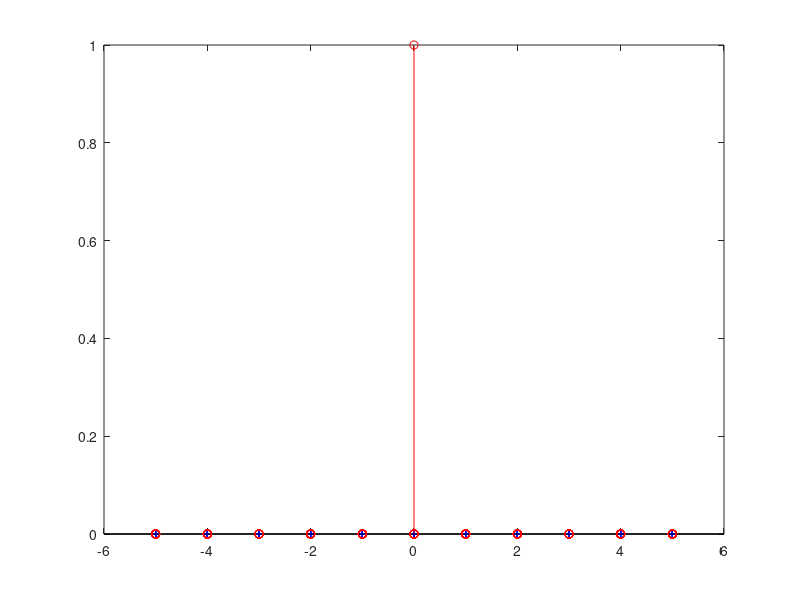
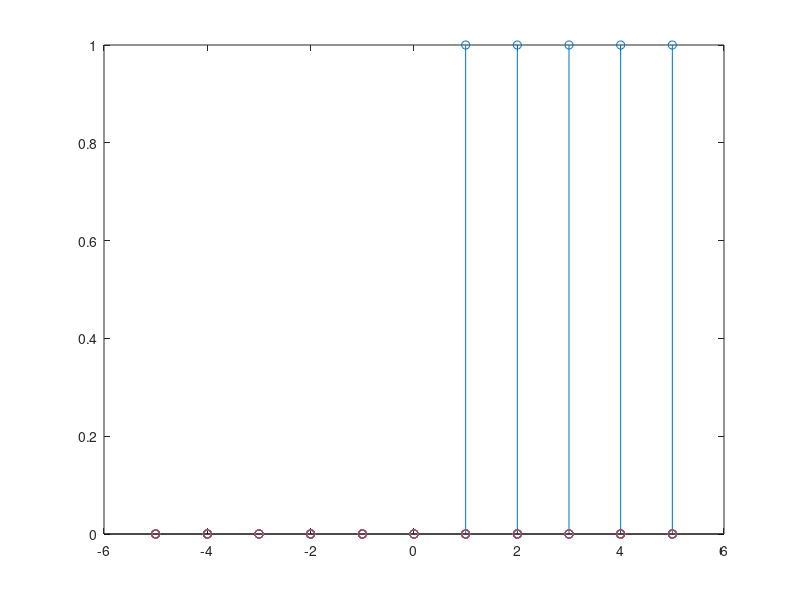

Write MATLAB code to recreate these figures, in order.
%{
TODO:list
note:1. 1.4 on book
item:basic problems:a and b
item:Intermediate problems:c and d

note:2. 1.5 on book
item: ...
    %}

% work1.4
% a)

% y[n] = sin( (pi/2) x[n] )
% signals x_1[n] = \delta[n] and x_2[n] = 2\delta[n]

clear;
clc;
n = -5:5; % define the variable n
x1 = zeros(length(n));
x1((length(n)+1)/2) = 1;
y1 = sin((pi / 2) * x1);

x2 = 2 .* x1;
y2 = sin((pi / 2) * x2);
figure(1);
stem(n, y2, 'b+');
hold on
stem(n, y1, 'ro');
hold off

% b)
clear;
clc;
n = -5:5;
x = zeros(length(n));
for index = n
    if index > 0;
        x(index+6) = 1;
    end
end 

figure(2);
stem(n,x)
